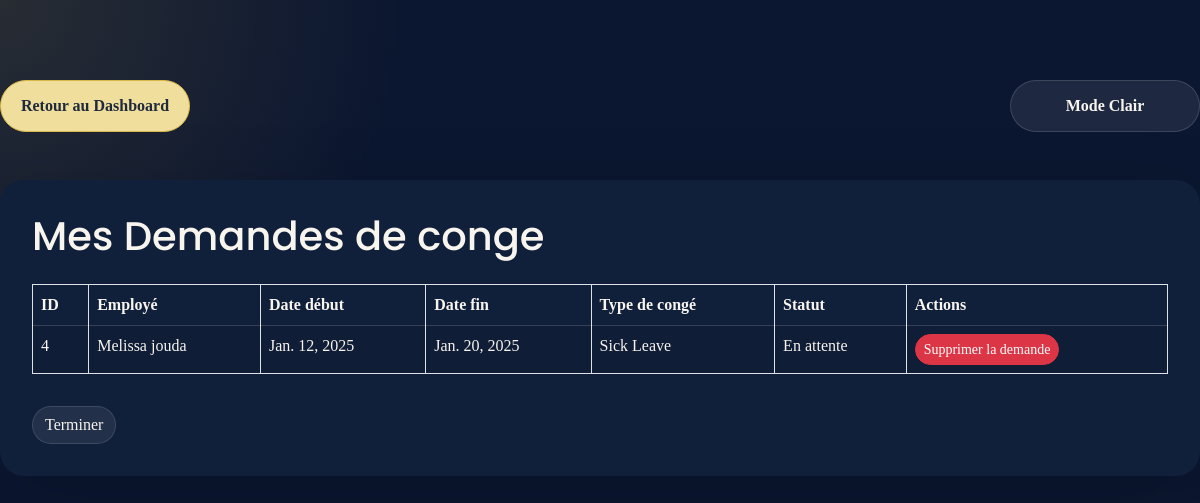
The app's page /acceuil-emp/Mes_Demandes_conges/1 with its own data.
### app1/models.py (models this page shows, shortened)
class DemandeConge(models.Model):
    employe = models.ForeignKey(Employe, on_delete=models.CASCADE, related_name="demandes")
    TYPE_CHOICES = [
        ('paid', 'Paid Leave'),
        ('sick', 'Sick Leave'),
        ('unpaid', 'Unpaid Leave'),
        ('maternity', 'Maternity Leave'),]
    type_conge = models.CharField(max_length=15, choices=TYPE_CHOICES)
    date_deb = models.DateField()
    date_fin = models.DateField()
    raison = models.TextField(null=True, blank=True)
    statut = models.CharField(max_length=10, choices=[('en_attente', 'En attente'), ('approuve', 'Approuvé'), ('rejete', 'Rejeté')], default='en_attente')
    commentaire = models.TextField(null=True, blank=True)

class Employe(models.Model):
    nom= models.CharField(max_length=20)
    prenom= models.CharField(max_length=20)
    sexe = models.CharField(max_length=10, choices=[('Homme', 'Homme'), ('Femme', 'Femme')], default=0)
    date_de_naissance= models.DateField(default=timezone.now)
    date_aumbauche= models.DateField(default=timezone.now)
    adresse= models.CharField(max_length=30)
    Historique_professionnel= models.CharField(max_length=500)
    Service_Employe= models.ForeignKey(Service, on_delete=models.CASCADE)
    Competance_Employe=models.ManyToManyField(Competances, related_name="comp", blank=True)
    Employe_Formation= models.ManyToManyField(Formations, related_name="frm", blank=True)
    Employe_Utilisateur= models.OneToOneField(Utilisateur, on_delete=models.CASCADE, related_name="employe")
    photo_profil = models.ImageField(upload_to='profile_photos/', null=True, blank=True)
    def __str__(self):
        return f"{self.prenom} {self.nom}"

### app1/views.py (the view)
# urls.py: path('acceuil-emp/Mes_Demandes_conges/<int:utilisateur_id>', views.Mes_Demandes_conges, name='Mes_Demandes_conges'),
def Mes_Demandes_conges(request, utilisateur_id):
    employe = get_object_or_404(Employe, Employe_Utilisateur=utilisateur_id)
    demandes = DemandeConge.objects.filter(employe=employe)
    return render(request, 'Mes_Demandes_conges.html', {'demandes': demandes, 'utilisateur': utilisateur_id})

### app1/templates/Mes_Demandes_conges.html (shortened to what this page needs)
<!DOCTYPE html>
<html lang="en">
    {% load static %}
<head>
    <link rel="stylesheet" href="{% static 'css/bootstrap.min.css' %}">
    <link rel="stylesheet" href="{% static 'css/styles.css' %}">
    <link href="https://cdn.jsdelivr.net/npm/remixicon@4.5.0/fonts/remixicon.css" rel="stylesheet" />
    <link rel="stylesheet" href="https://unpkg.com/boxicons@latest/css/boxicons.min.css">
</head>
<body>
    <div class="theme-control-bar">
        <a href="{% url 'acceuil_arh' %}" class="btn btn-primary" id="dashboard-return">Retour au Dashboard</a>
        <button id="theme-toggle" class="btn btn-secondary">Mode Clair/Sombre</button>
    </div>
    <div class="container mt-5">
        <h1 class="mb-4">Mes Demandes de conge</h1>
        <table class="table table-bordered table-striped">
            <thead class="thead-dark">
                <tr>
                    <th>ID</th>
                    <th>Employé</th>
                    <th>Date début</th>
                    <th>Date fin</th>
                    <th>Type de congé</th>
                    <th>Statut</th>
                    <th>Actions</th>
                </tr>
            </thead>
            <tbody>
                {% for demande in demandes %}
                <tr>
                    <td>{{ demande.id }}</td>
                    <td>{{ demande.employe }}</td>
                    <td>{{ demande.date_deb }}</td>
                    <td>{{ demande.date_fin }}</td>
                    <td>{{ demande.get_type_conge_display }}</td>
                    <td>{{ demande.statut}}</td>
                    <td><button class="btn btn-danger btn-sm" onclick="confirmDelete({{ utilisateur }}, {{ demande.id}})">Supprimer la demande</button></td>
                </tr>
                {% endfor %}
            </tbody>
        </table>
        <a href="{% url 'Mes_conges' utilisateur %}" class="btn btn-secondary mt-3">Terminer</a>
    </div>
</body>
</html>

### app1/static/css/styles.css (style rules this page uses)
:root { --bg-base: #0b1630; --bg-card: rgba(255,255,255,0.08); --bg-card-soft: rgba(255,255,255,0.12); --surface: #101f3a; --surface-soft: #162748; --text-light: #f8f4ee; --text-strong: #ffffff; --text-dark: #1f2a3d; --accent: #d9b74b; --accent-soft: #f0de9d; --chart-1: #4d9be6; --chart-2: #ec6a5e; --chart-3: #6dd1b7; --chart-4: #f5c04d; --chart-5: #7c5cff; --chart-6: #ff7fbf; --shadow: 0 24px 80px rgba(0,0,0,0.18); --border: rgba(255,255,255,0.12); }
html { scroll-behavior: smooth; }
body { min-height: 100vh; font-family: 'Poppins', sans-serif; background: radial-gradient(circle at top left, rgba(217,183,75,0.14), transparent 28%), radial-gradient(circle at bottom right, rgba(244,235,215,0.12), transparent 22%), var(--bg-base); color: var(--text-light); margin: 0; padding: 0; padding-top: 80px; }
body, input, textarea, select, button { font-family: inherit; }
h1, h2, h3, h4, h5, h6 { font-family: 'Poppins', sans-serif; }
a { color: inherit; }
button, .btn { border-radius: 999px; transition: all 220ms ease; }
.card, .table, .form-control, .btn { transition: all 220ms ease; }
.table thead th { border-bottom: 1px solid rgba(255,255,255,0.15); }
.btn-primary { background-color: var(--accent); border-color: var(--accent); color: var(--text-dark); }
.table thead th, .table tbody td, .form-label, .navbar a, footer, .card-title, .card-text { color: var(--text-light) !important; }
.theme-control-bar { display: flex; align-items: center; justify-content: space-between; gap: 0.75rem; flex-wrap: wrap; margin-bottom: 1.5rem; }
#theme-toggle, #dashboard-return { min-width: 190px; padding: 0.8rem 1rem; border: 1px solid transparent; font-weight: 600; }
#theme-toggle { background: rgba(255, 255, 255, 0.08); border-color: rgba(255, 255, 255, 0.14); color: var(--text-light); }
#dashboard-return { background: var(--accent-soft); color: var(--text-dark); border-color: var(--accent); }
.container { background: var(--surface); border-radius: 24px; padding: 2rem; box-shadow: var(--shadow); }
.btn-secondary { background-color: rgba(255, 255, 255, 0.08); border-color: rgba(255, 255, 255, 0.12); color: var(--text-light); }
.card, .table, .form-control, .btn, .card-body { transition: all 220ms ease; }
.container { max-width: 1200px; margin: 2rem auto; }

### records on screen
DemandeConge: id "4", employe "Melissa jouda", date_deb "Jan. 12, 2025", date_fin "Jan. 20, 2025", type_conge "Sick Leave", statut "En attente"
